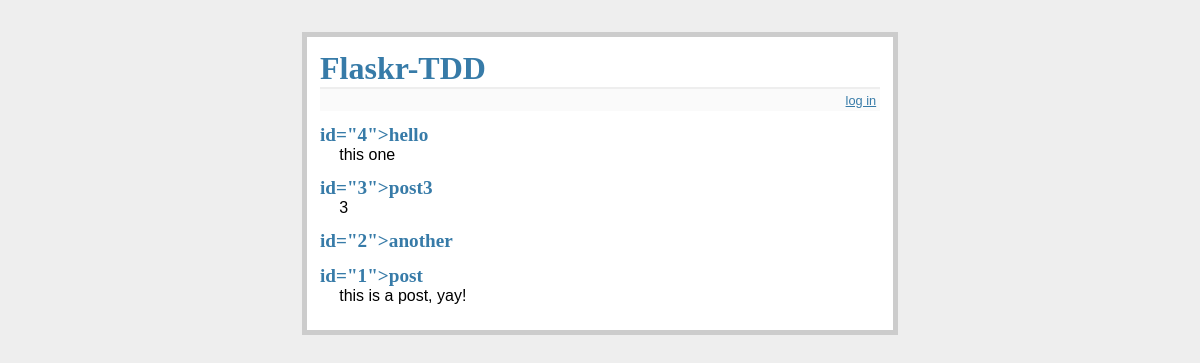
Before: / with the older database file.
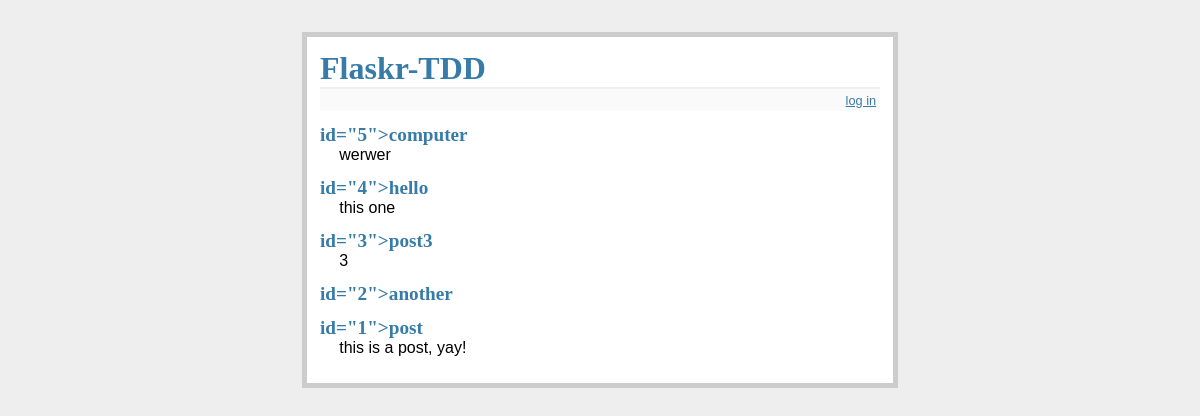
After: the same page with the newer database file.
### tables this page shows
CREATE TABLE entries (
  id integer primary key autoincrement,
  title text not null,
  text text not null
);

### app.py (the view)
@app.route("/")
def index():
    db = get_db()
    cur = db.execute('select * from entries order by id desc')
    entries = cur.fetchall()
    return render_template('index.html', entries=entries)

### app.py (called while the page is built)
def connect_db():
    rv = sqlite3.connect(app.config["DATABASE"])
    rv.row_factory = sqlite3.Row
    return rv

def get_db():
    if not hasattr(g, "sqlite_db"):
        g.sqlite_db = connect_db()
    return g.sqlite_db

### templates/index.html (shortened to what this page needs)
<!DOCTYPE html>
<html>
  <head>
    <link
      rel="stylesheet"
      type="text/css"
      href="{{ url_for('static', filename='style.css') }}"
    />
  </head>
  <body>
    <div class="page">
      <h1>Flaskr-TDD</h1>
      <div class="metanav">
        {% if not session.logged_in %}
        <a href="{{ url_for('login') }}">log in</a>
        {% else %}
        <a href="{{ url_for('logout') }}">log out</a>
        {% endif %}
      </div>
      <ul class="entries">
        {% for entry in entries %}
        <li class="entry">
          <h2> id="{{ entry.id }}">{{ entry.title }}</h2>
          {{ entry.text|safe }}
        </li>
        {% else %}
        <li><em>No entries yet. Add some!</em></li>
        {% endfor %}
      </ul>
    </div>
  </body>
</html>

### static/style.css (style rules this page uses)
body { font-family: sans-serif; background: #eee; }
a, h1, h2 { color: #377ba8; }
h1, h2 { font-family: "Georgia", serif; margin: 0; }
h1 { border-bottom: 2px solid #eee; }
h2 { font-size: 1.2em; }
.page { margin: 2em auto; width: 35em; border: 5px solid #ccc; padding: 0.8em; background: white; }
.entries { list-style: none; margin: 0; padding: 0; }
.entries li { margin: 0.8em 1.2em; }
.entries li h2 { margin-left: -1em; }
.metanav { text-align: right; font-size: 0.8em; padding: 0.3em; margin-bottom: 1em; background: #fafafa; }

Changed rows visible on the page:
added entries: id "5", title "computer", text "werwer"
